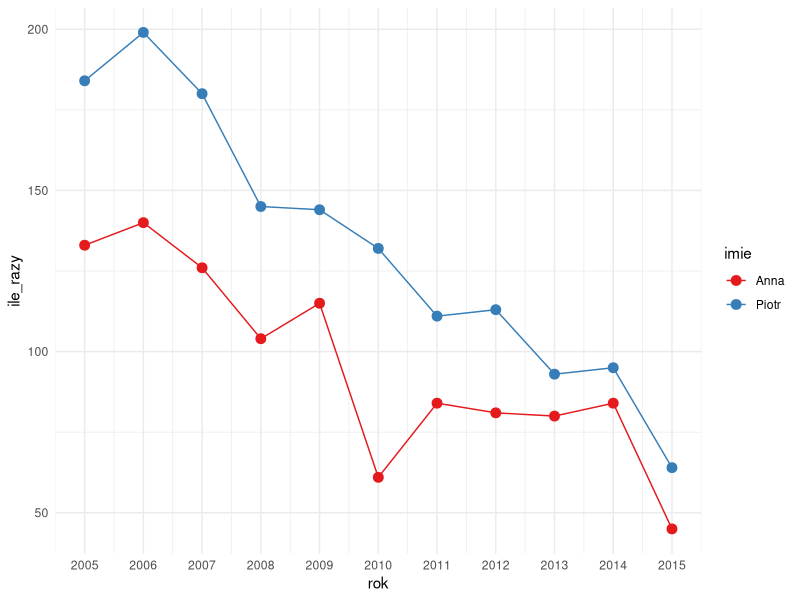

Write the R code that produced this figure.
## ---- chunk 1
library(tidyverse)
## ---- chunk 2
imiona <- read_csv("imiona.csv")
imiona
## ---- chunk 3
wybrane_imiona <- c("Anna", "Piotr")

imiona %>% 
  filter(imie %in% wybrane_imiona, between(rok, 2005, 2015)) %>% 
  group_by(imie, rok) %>% 
  summarise(ile_razy = sum(liczba)) %>%  
  ggplot(aes(x = rok, y = ile_razy, color = imie)) +
  geom_line() +
  geom_point(size = 3) +
  scale_x_continuous(breaks = 2004:2016) +
  scale_color_brewer(palette = "Set1") +
  theme_minimal()
